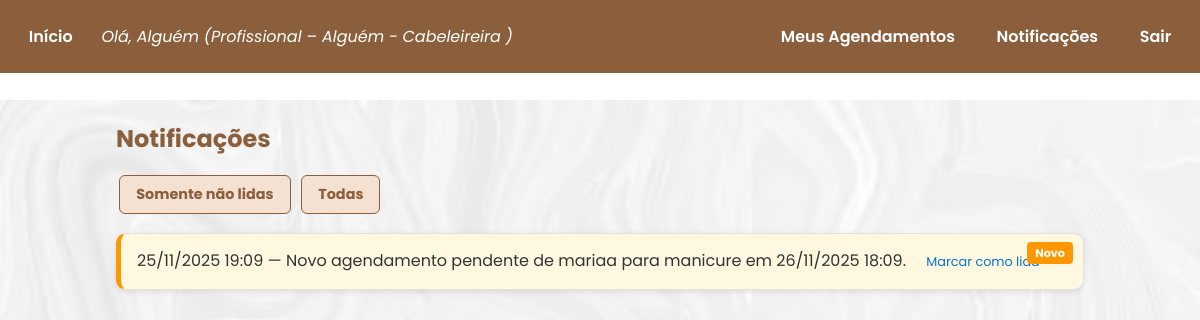
Page /notificacoes (signed in) on the earlier database version.
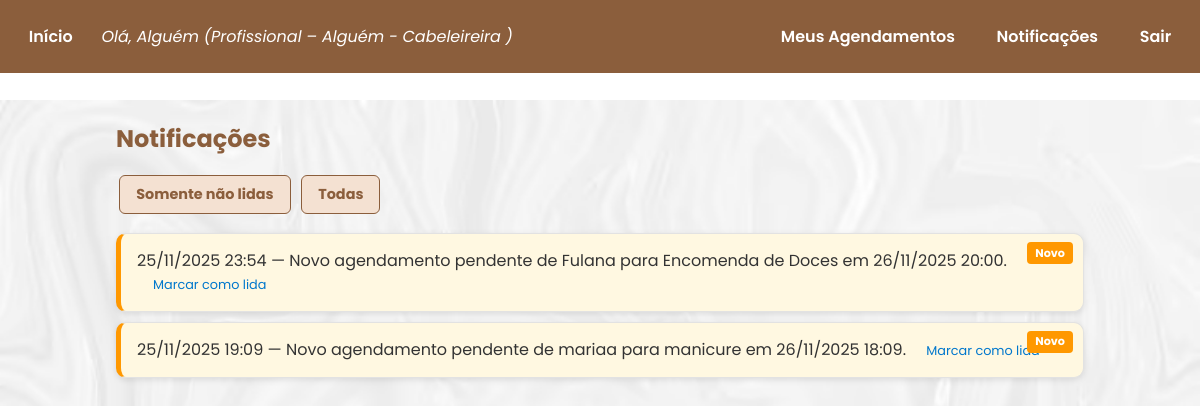
Same page on the later database version.
### models.py (models this page shows)
class Notificacao(db.Model):
    __tablename__ = 'tb_notificacoes'
    id = db.Column('not_id', db.Integer, primary_key=True)
    user_id = db.Column('not_usu_id', db.Integer, db.ForeignKey('tb_usuarios.usu_id'), nullable=False)
    mensagem = db.Column('not_mensagem', db.String(500), nullable=False)
    lida = db.Column('not_lida', db.Boolean, default=False)
    criado_em = db.Column('not_criado_em', db.DateTime, default=datetime.utcnow)
    user = db.relationship('User', back_populates='notificacoes')

### app.py (the view)
@app.route('/notificacoes')
@exige_login
def notificacoes():
    u = current_user()
    filtro = request.args.get("filtro", "todas")
    query = Notificacao.query.filter_by(user_id=u.id).order_by(Notificacao.criado_em.desc())
    if filtro == "nao_lidas":
        query = query.filter_by(lida=False)
    notifs = query.all()
    return render_template('notificacoes.html', user=u, notificacoes=notifs)

### app.py (called while the page is built)
def current_user():
    uid = session.get('user_id')
    if not uid:
        return None
    return User.query.get(uid)

def exige_login(func):
    from functools import wraps
    @wraps(func)
    def wrapper(*args, **kwargs):
        if not current_user():
            return redirect(url_for('index'))
        return func(*args, **kwargs)
    return wrapper

### templates/notificacoes.html (shortened to what this page needs)
{% extends "base.html" %}
{% block content %}
  <div class="container">
    <h2>Notificações</h2>
    {% if notificacoes %}
      <div style="margin-bottom:1rem;">
        <a href="?filtro=nao_lidas" class="btn btn-secundario">Somente não lidas</a>
        <a href="?filtro=todas" class="btn btn-secundario">Todas</a>
      </div>
      <ul>
      {% for n in notificacoes %}
        <li {% if not n.lida %}class="nao-lida"{% endif %}>
          {{ n.criado_em.strftime('%d/%m/%Y %H:%M') }} — {{ n.mensagem }}
          {% if not n.lida %}
            <a href="{{ url_for('marcar_lida', notif_id=n.id) }}">Marcar como lida</a>
          {% endif %}
        </li>
      {% endfor %}
      </ul>
    {% else %}
      <p>Sem notificações.</p>
    {% endif %}
  </div>
{% endblock %}

Differences in the rows shown:
added Notificacao: criado_em "25/11/2025 23:54", mensagem "Novo agendamento pendente de Fulana para Encomenda de Doces em 26/11/2025 20:00."
